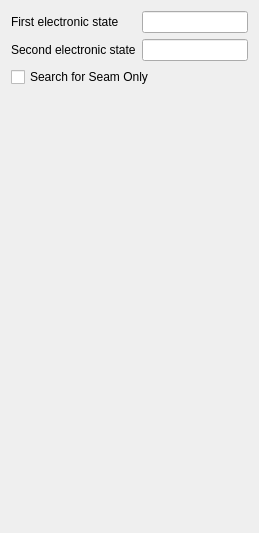
          <widget class="QWidget" name="AdvancedSurfaceCrossing">
           <layout class="QVBoxLayout" name="verticalLayout_8">
            <item>
             <layout class="QGridLayout" name="gridLayout">
              <item row="0" column="0">
               <widget class="QLabel" name="label_33">
                <property name="text">
                 <string>First electronic state</string>
                </property>
               </widget>
              </item>
              <item row="0" column="1">
               <widget class="QLineEdit" name="xopt_state_1">
                <property name="maximumSize">
                 <size>
                  <width>106</width>
                  <height>16777215</height>
                 </size>
                </property>
               </widget>
              </item>
              <item row="1" column="0">
               <widget class="QLabel" name="label_73">
                <property name="text">
                 <string>Second electronic state</string>
                </property>
               </widget>
              </item>
              <item row="1" column="1">
               <widget class="QLineEdit" name="xopt_state_2">
                <property name="maximumSize">
                 <size>
                  <width>106</width>
                  <height>16777215</height>
                 </size>
                </property>
               </widget>
              </item>
              <item row="2" column="0" colspan="2">
               <widget class="QCheckBox" name="xopt_seam_only">
                <property name="text">
                 <string>Search for Seam Only</string>
                </property>
               </widget>
              </item>
             </layout>
            </item>
            <item>
             <spacer>
              <property name="orientation">
               <enum>Qt::Vertical</enum>
              </property>
              <property name="sizeHint" stdset="0">
               <size>
                <width>20</width>
                <height>435</height>
               </size>
              </property>
             </spacer>
            </item>
           </layout>
          </widget>
